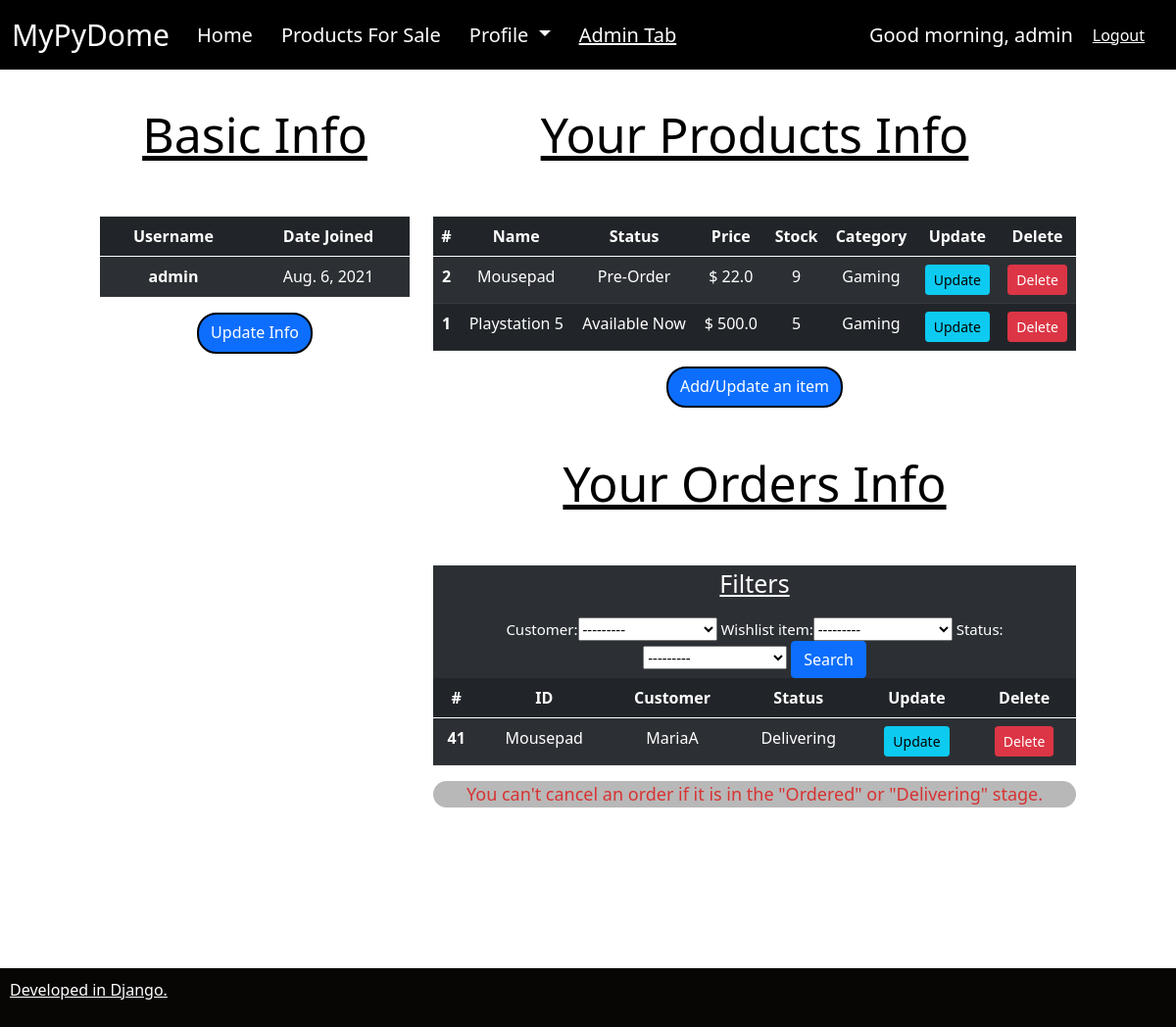
/products/wishlist/ (signed in), run on an earlier commit of the app's database.
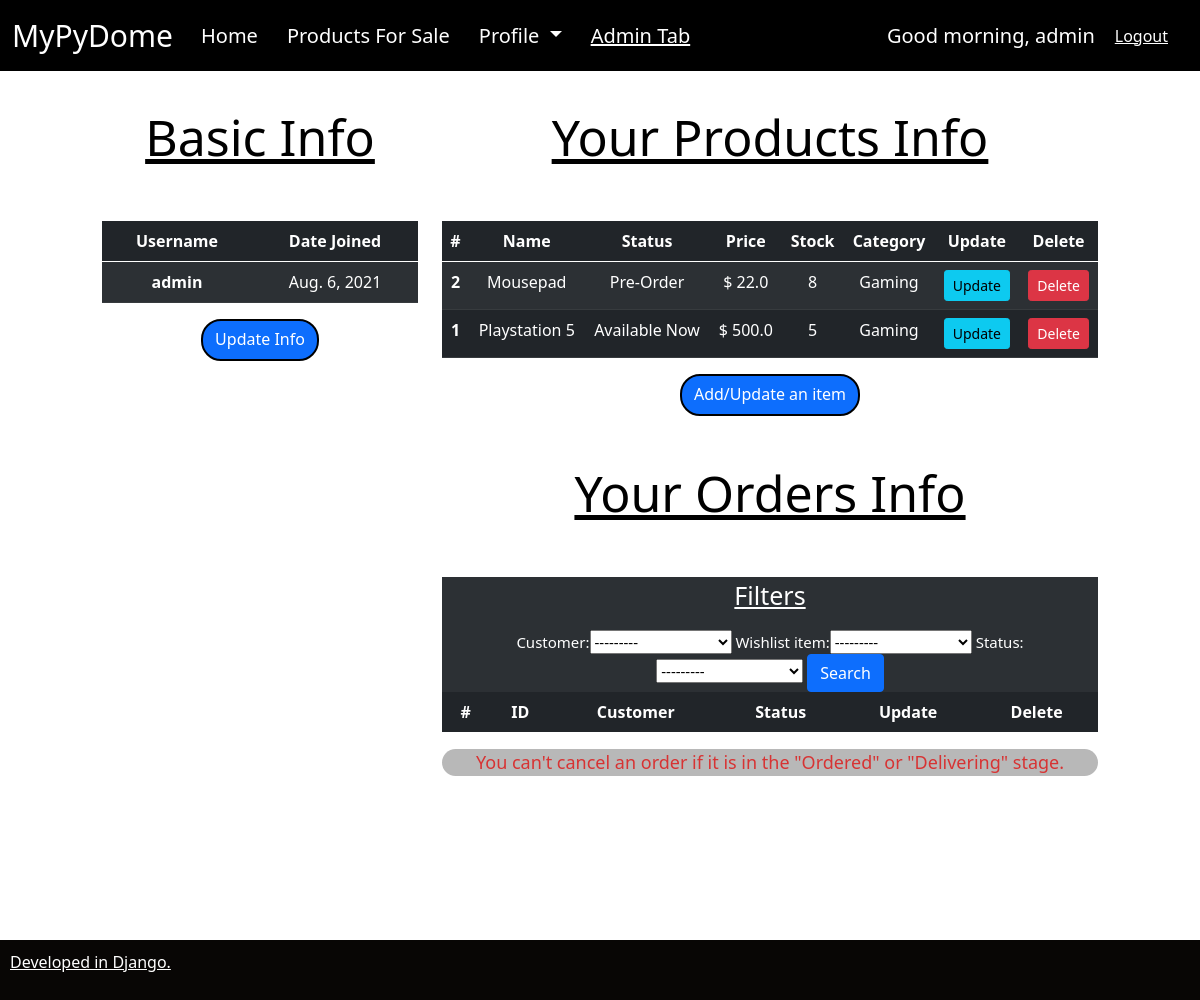
And on a later commit of the database.
### products/models.py (models this page shows, shortened)
class Wishlist(models.Model):
    CATEGORY = (
        ('Groceries', 'Groceries'),
        ('Food', 'Food'),
        ('Clothing-Apparel', 'Clothing-Apparel'),
        ('Household', 'Household'),
        ('Appliances', 'Appliances'),
        ('Electronics', 'Electronics'),
        ('Gaming', 'Gaming'),
        ('Computer Parts', 'Computer Parts'),
    )
    STATUS = (
        ('Pre-Order', 'Pre-Order'),
        ('Available Now', 'Available Now'),
    )
    name = models.CharField(max_length=200, null=True)
    price = models.FloatField(null=True)
    stock = models.IntegerField(null=True)
    category = models.CharField(max_length=200, null=True, choices=CATEGORY)
    description = models.CharField(max_length=200, null=True)
    date_created = models.DateTimeField(auto_now_add=True, null=True)
    creator = models.ForeignKey(settings.AUTH_USER_MODEL, null=True, on_delete=models.SET_NULL)
    status = models.CharField(max_length=200, null=True,choices=STATUS)
    def __str__(self):
        return self.name

class Order(models.Model):
    STATUS=(
            ('Pending Approval', 'Pending Approval'),
            ('Out of Stock', 'Out of Stock'),
            ('Ordered', 'Ordered'),
            ('Delivering', 'Delivering'),
            ('Delivered', 'Delivered')
    )
    customer = models.ForeignKey(User, null=True, on_delete=models.SET_NULL)
    wishlist_item = models.ForeignKey(Wishlist, null=True, on_delete=models.CASCADE)
    date_created = models.DateTimeField(auto_now_add=True, null=True)
    status = models.CharField(max_length=200, default='Pending Approval', choices=STATUS)

### products/views.py (the view)
# urls.py: path('wishlist/', views.wishlist_index, name='wishlist'),
@staff_member_required(login_url='accounts')     #an den eimai staff den exw access
def wishlist_index(request):
    wishlist = Wishlist.objects.all().order_by(Lower('name'))    # Emfanizontai me taksinomish me vash to onoma tou proiontos, ordered_by
    orders = Order.objects.all().order_by('customer')           #Emfanizontai me taksinomish me vash ton customer tou order, ordered_by
    myFilter = OrderFilter(request.GET, queryset=orders)
    orders = myFilter.qs   # neo 'orders' meta so search
    context={'wishlist': wishlist, 'orders': orders, 'myFilter': myFilter}   #Dictionary
    return render(request, 'wishlist.html', context)

### products/templates/wishlist.html (shortened to what the changed rows need)
{% extends 'base.html' %}
{% block content %}
<div class="container-fluid" style="margin-top:30px; width:85%">
  <div class="row">
    <div class="col-sm-4">
      <H2 align="center" style="font-size: 50px; color:rgb(0, 0, 0); text-decoration: underline;">
        Basic Info
      </H2>
      <H2>&nbsp;
      </H2>
      <table style='text-align: center;' class="table table-dark table-striped">
        <thead>
            <tr>
              <th scope="col">Username</th>
              <th scope="col">Date Joined</th>
            </tr>
          </thead>
          <tbody>
            <tr>
              <th scope="row">{{ request.user.username }}</th>
            </tr>
          </tbody>
      </table>
    </div>
    <div class="col-sm-8">
        <H2 align="center" style="font-size: 50px; color:rgb(0, 0, 0); text-decoration: underline;">
            Your Products Info
        </H2>
        <H2>&nbsp;
        </H2>
        <table style='text-align: center;' class="table table-dark table-striped">
            <thead>
                <tr>
                  <th scope="col">#</th>
                  <th scope="col">Name</th>
                  <th scope="col">Status</th>
                  <th scope="col">Price</th>
                  <th scope="col">Stock</th>
                  <th scope="col">Category</th>
                  <th scope="col">Update</th>
                  <th scope="col">Delete</th>
                </tr>
              </thead>
              <tbody>
                {% for item in wishlist %}
                {% if request.user.id == item.creator_id  %}
                <tr>
                  <th scope="row">{{ item.id }}</th>
                    <td>{{ item.name }}</td>
                    <td>{{ item.status }}</td>
                    <td>$ {{ item.price }}</td>
                    <td>{{ item.stock }}</td>
                    <td>{{ item.category }}</td>
                    <td>
                      <a class="btn btn-sm btn-info" href="{% url 'update_item' item.id %}">Update</a>
                    </td>
                    <td>
                      <a class="btn btn-sm btn-danger" href="{% url 'delete_product' item.id %}">Delete</a>
                    </td>
                </tr>
                {% endif %}
                {% endfor %}
              </tbody>
        </table>
        <H2>&nbsp;</H2>
        <H2 align="center" style="font-size: 50px; color:rgb(0, 0, 0); text-decoration: underline;">
            Your Orders Info
        </H2>
        <H2>&nbsp;</H2>
        <div class='container-fluid' style='opacity:1; background-color:rgb(44, 48, 52)'>
          <div align="center" class='container-fluid' style="font-size: 15px; color:rgb(255, 255, 255)">
            <form method="get">
              {{myFilter.form }}
            </form>
          </div>
        </div>
        <table style='text-align: center;' class="table table-dark table-striped">
          <thead>
              <tr>
                <th scope="col">#</th>
                <th scope="col">ID</th>
                <th scope="col">Customer</th>
                <th scope="col">Status</th>
                <th scope="col">Update</th>
                <th scope="col">Delete</th>
              </tr>
            </thead>
            <tbody>
              {% for item in orders %}
              {% if request.user.id == item.wishlist_item.creator_id  %}
              <tr>
                <th scope="row">{{ item.id }}</th>
                  <td>{{ item.wishlist_item }}</td>
                  <td>{{ item.customer }}</td>
                  <td>{{ item.status }}</td>
                  <td>
                    <a class="btn btn-sm btn-info" href="{% url 'update_order' item.id %}">Update</a>
                  </td>
                  {% if item.status == "Ordered" or item.status == "Delivering" %}
                  <td>
                  <button class="btn btn-sm btn-danger" onclick="alert('Unable to cancel at this Stage.')">Delete</button>
                  </td>
                  {% endif %}
                </tr>
              {% endif %}
              {% endfor %}
            </tbody>
        </table>
    </div>
  </div>
</div>
{% endblock %}

What changed in the data, as far as the page shows it:
removed Order: id "41", wishlist_item "Mousepad", customer "MariaA", status "Delivering", shows "Delete"
changed Wishlist "Mousepad": stock "9" → "8"
